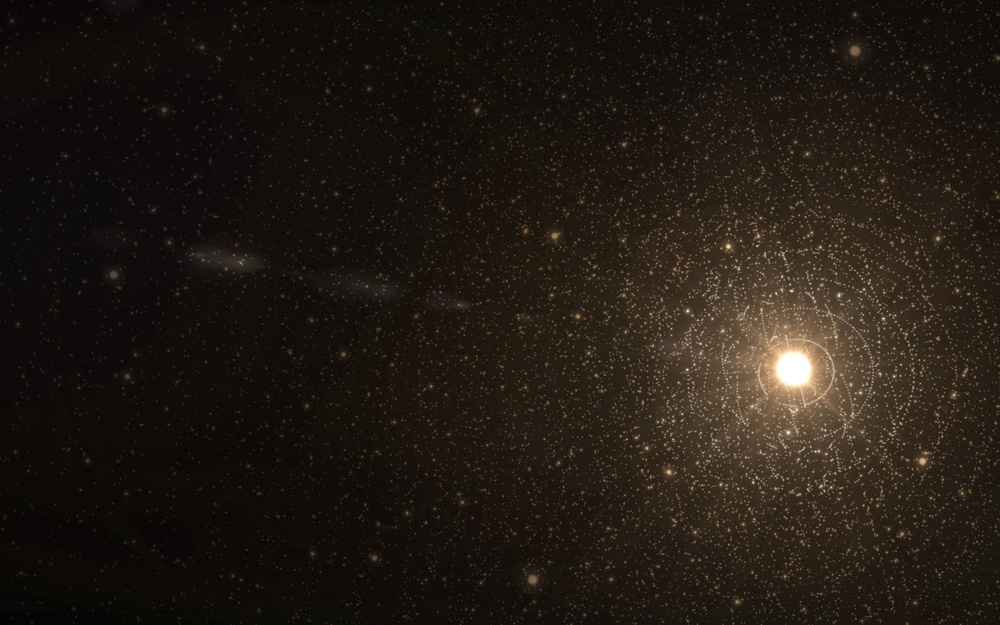
#> input picture dark_light_spot_83503_2560x1600.jpeg, 1000 x 625 px, shrunk from 2560 x 1600 before the run, found by its file name
$ python brightest.py
#> lines starting #> are read from the running program, lines starting #| are printed output that depends on the picture
import cv2

image = cv2.imread("dark_light_spot_83503_2560x1600.jpeg")
#> image is the input picture: shape (625, 1000, 3); mean B, G, R 19.1, 26.3, 33.5
gray = cv2.cvtColor(image, cv2.COLOR_BGR2GRAY)
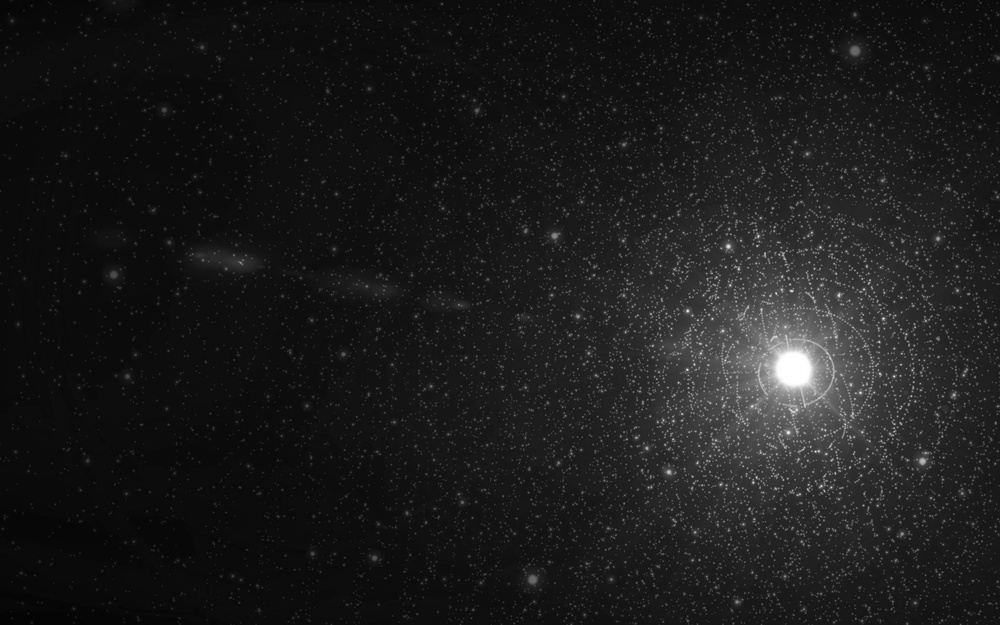
#> gray: shape (625, 1000); min 1, max 255, mean 27.6
# cv2.circle(image, maxLoc, 5, (255, 0, 0), 2)
(minVal, maxVal, minLoc, maxLoc) = cv2.minMaxLoc(gray)
#> minVal = 1; maxVal = 255; minLoc = (75, 619); maxLoc = (790, 357)

print(maxLoc)
#| (790, 357)
